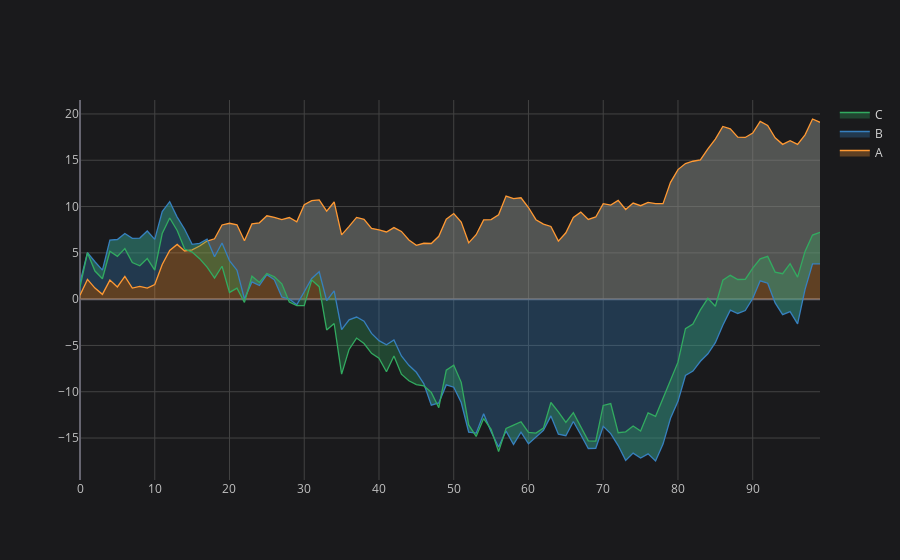

Notebook cell for this chart:
### Code cell
data.iplot(kind='area', fill=True)
